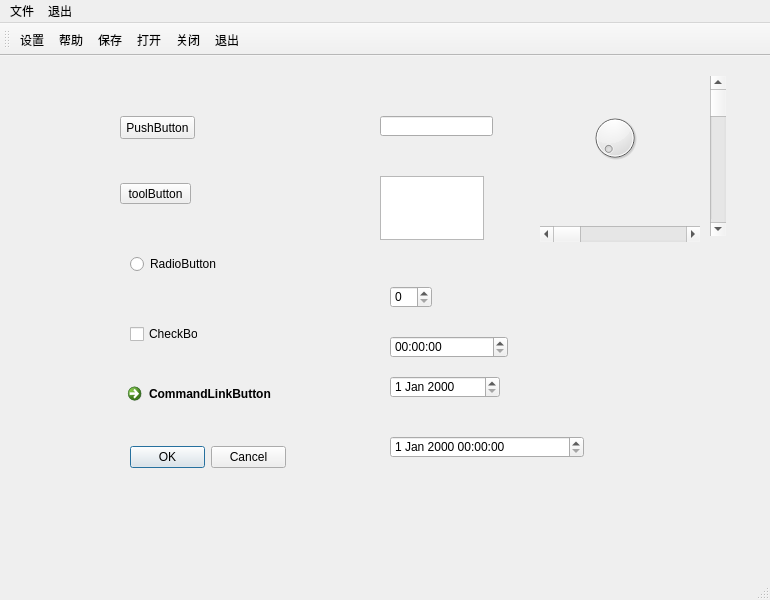
<?xml version="1.0" encoding="UTF-8"?>
<ui version="4.0">
 <class>MainWindow</class>
 <widget class="QMainWindow" name="MainWindow">
  <property name="geometry">
   <rect>
    <x>0</x>
    <y>0</y>
    <width>770</width>
    <height>600</height>
   </rect>
  </property>
  <property name="windowTitle">
   <string>数字图像处理</string>
  </property>
  <property name="windowIcon">
   <iconset>
    <normaloff>C:/Users/lenovo/.designer/image/youcans.png</normaloff>C:/Users/lenovo/.designer/image/youcans.png</iconset>
  </property>
  <widget class="QWidget" name="centralwidget">
   <widget class="QPushButton" name="pushButton">
    <property name="geometry">
     <rect>
      <x>120</x>
      <y>60</y>
      <width>75</width>
      <height>23</height>
     </rect>
    </property>
    <property name="text">
     <string>PushButton</string>
    </property>
   </widget>
   <widget class="QToolButton" name="toolButton">
    <property name="geometry">
     <rect>
      <x>120</x>
      <y>127</y>
      <width>71</width>
      <height>21</height>
     </rect>
    </property>
    <property name="text">
     <string>toolButton</string>
    </property>
   </widget>
   <widget class="QRadioButton" name="radioButton">
    <property name="geometry">
     <rect>
      <x>130</x>
      <y>200</y>
      <width>86</width>
      <height>16</height>
     </rect>
    </property>
    <property name="text">
     <string>RadioButton</string>
    </property>
   </widget>
   <widget class="QCheckBox" name="checkBox">
    <property name="geometry">
     <rect>
      <x>130</x>
      <y>270</y>
      <width>68</width>
      <height>16</height>
     </rect>
    </property>
    <property name="text">
     <string>CheckBox</string>
    </property>
   </widget>
   <widget class="QCommandLinkButton" name="commandLinkButton">
    <property name="geometry">
     <rect>
      <x>120</x>
      <y>320</y>
      <width>186</width>
      <height>41</height>
     </rect>
    </property>
    <property name="text">
     <string>CommandLinkButton</string>
    </property>
   </widget>
   <widget class="QDialogButtonBox" name="buttonBox">
    <property name="geometry">
     <rect>
      <x>130</x>
      <y>390</y>
      <width>156</width>
      <height>23</height>
     </rect>
    </property>
    <property name="standardButtons">
     <set>QDialogButtonBox::Cancel|QDialogButtonBox::Ok</set>
    </property>
   </widget>
   <widget class="QLineEdit" name="lineEdit">
    <property name="geometry">
     <rect>
      <x>380</x>
      <y>60</y>
      <width>113</width>
      <height>20</height>
     </rect>
    </property>
   </widget>
   <widget class="QTextEdit" name="textEdit">
    <property name="geometry">
     <rect>
      <x>380</x>
      <y>120</y>
      <width>104</width>
      <height>64</height>
     </rect>
    </property>
   </widget>
   <widget class="QDateEdit" name="dateEdit">
    <property name="geometry">
     <rect>
      <x>390</x>
      <y>320</y>
      <width>110</width>
      <height>22</height>
     </rect>
    </property>
   </widget>
   <widget class="QDateTimeEdit" name="dateTimeEdit">
    <property name="geometry">
     <rect>
      <x>390</x>
      <y>380</y>
      <width>194</width>
      <height>22</height>
     </rect>
    </property>
   </widget>
   <widget class="QTimeEdit" name="timeEdit">
    <property name="geometry">
     <rect>
      <x>390</x>
      <y>280</y>
      <width>118</width>
      <height>22</height>
     </rect>
    </property>
   </widget>
   <widget class="QDial" name="dial">
    <property name="geometry">
     <rect>
      <x>590</x>
      <y>50</y>
      <width>50</width>
      <height>64</height>
     </rect>
    </property>
   </widget>
   <widget class="QSpinBox" name="spinBox">
    <property name="geometry">
     <rect>
      <x>390</x>
      <y>230</y>
      <width>42</width>
      <height>22</height>
     </rect>
    </property>
   </widget>
   <widget class="QScrollBar" name="horizontalScrollBar">
    <property name="geometry">
     <rect>
      <x>540</x>
      <y>170</y>
      <width>160</width>
      <height>16</height>
     </rect>
    </property>
    <property name="orientation">
     <enum>Qt::Horizontal</enum>
    </property>
   </widget>
   <widget class="QScrollBar" name="verticalScrollBar">
    <property name="geometry">
     <rect>
      <x>710</x>
      <y>20</y>
      <width>16</width>
      <height>160</height>
     </rect>
    </property>
    <property name="orientation">
     <enum>Qt::Vertical</enum>
    </property>
   </widget>
  </widget>
  <widget class="QMenuBar" name="menubar">
   <property name="geometry">
    <rect>
     <x>0</x>
     <y>0</y>
     <width>770</width>
     <height>22</height>
    </rect>
   </property>
   <widget class="QMenu" name="menu">
    <property name="geometry">
     <rect>
      <x>223</x>
      <y>114</y>
      <width>114</width>
      <height>101</height>
     </rect>
    </property>
    <property name="title">
     <string>文件</string>
    </property>
    <addaction name="actionOpen"/>
    <addaction name="actionSave"/>
    <addaction name="actionClose"/>
   </widget>
   <widget class="QMenu" name="menumenuQuit">
    <property name="title">
     <string>退出</string>
    </property>
    <addaction name="actionQuit"/>
   </widget>
   <addaction name="menu"/>
   <addaction name="menumenuQuit"/>
  </widget>
  <widget class="QStatusBar" name="statusbar"/>
  <widget class="QToolBar" name="toolBar">
   <property name="windowTitle">
    <string>toolBar</string>
   </property>
   <attribute name="toolBarArea">
    <enum>TopToolBarArea</enum>
   </attribute>
   <attribute name="toolBarBreak">
    <bool>false</bool>
   </attribute>
   <addaction name="actionactionSetup"/>
   <addaction name="actionactionHelp"/>
   <addaction name="actionSave"/>
   <addaction name="actionOpen"/>
   <addaction name="actionClose"/>
   <addaction name="actionQuit"/>
  </widget>
  <action name="actionOpen">
   <property name="text">
    <string>打开</string>
   </property>
  </action>
  <action name="actionSave">
   <property name="text">
    <string>保存</string>
   </property>
  </action>
  <action name="actionClose">
   <property name="text">
    <string>关闭</string>
   </property>
  </action>
  <action name="actionQuit">
   <property name="text">
    <string>退出</string>
   </property>
  </action>
  <action name="actionactionSetup">
   <property name="text">
    <string>actionSetup</string>
   </property>
   <property name="iconText">
    <string>设置</string>
   </property>
   <property name="toolTip">
    <string>actionSetup</string>
   </property>
  </action>
  <action name="actionactionHelp">
   <property name="text">
    <string>actionHelp</string>
   </property>
   <property name="iconText">
    <string>帮助</string>
   </property>
  </action>
 </widget>
 <resources/>
 <connections>
  <connection>
   <sender>actionQuit</sender>
   <signal>triggered()</signal>
   <receiver>MainWindow</receiver>
   <slot>close()</slot>
   <hints>
    <hint type="sourcelabel">
     <x>-1</x>
     <y>-1</y>
    </hint>
    <hint type="destinationlabel">
     <x>399</x>
     <y>299</y>
    </hint>
   </hints>
  </connection>
  <connection>
   <sender>actionactionHelp</sender>
   <signal>triggered()</signal>
   <receiver>MainWindow</receiver>
   <slot>trigger_actHelp()</slot>
   <hints>
    <hint type="sourcelabel">
     <x>-1</x>
     <y>-1</y>
    </hint>
    <hint type="destinationlabel">
     <x>399</x>
     <y>299</y>
    </hint>
   </hints>
  </connection>
 </connections>
 <slots>
  <slot>click_pushButton_2()</slot>
  <slot>click_pushButton_1()</slot>
  <slot>click_pushButton_3()</slot>
  <slot>click_pushButton_4()</slot>
  <slot>trigger_actHelp()</slot>
 </slots>
</ui>
